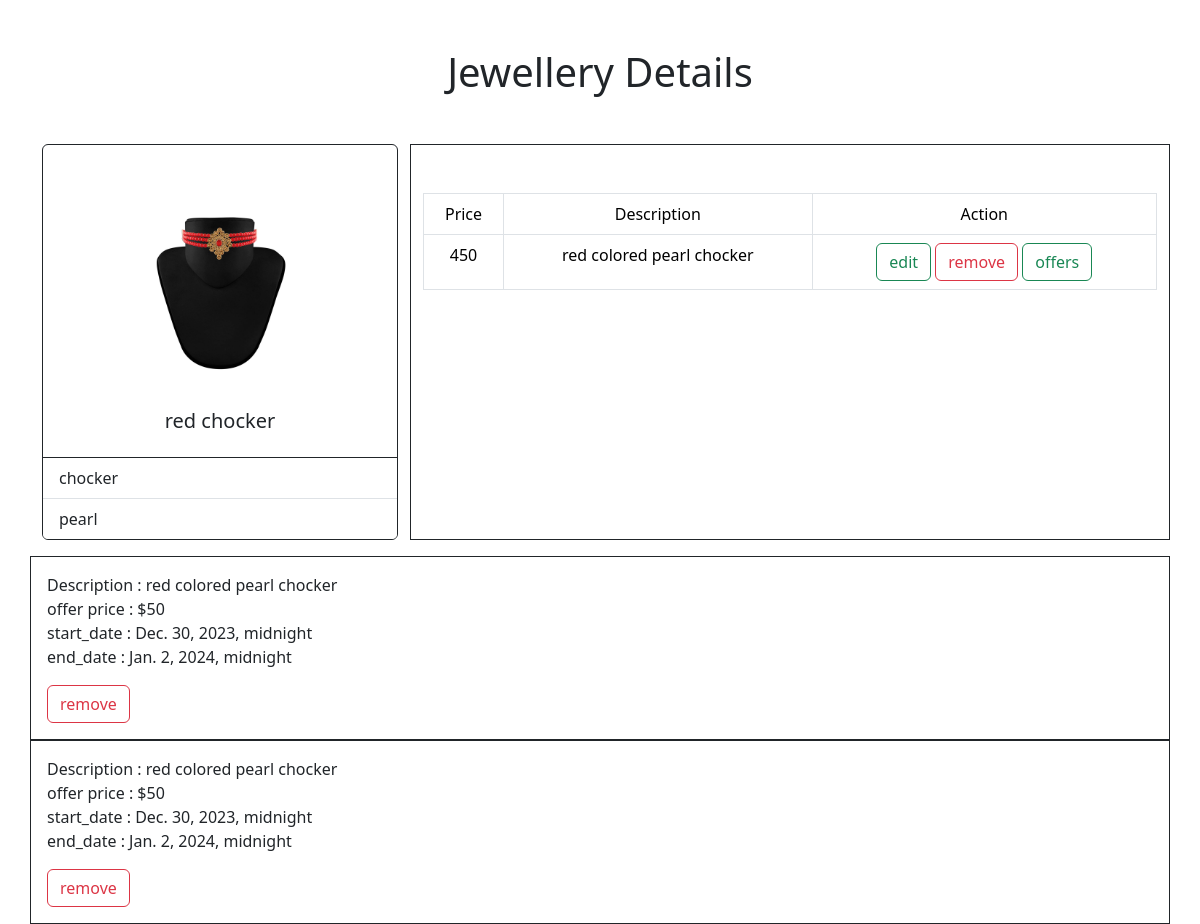
/jewellery/3 (signed in), run on the app's committed database.
### styleshines/models.py (models this page shows, shortened)
class Jewellery(models.Model):
    category=models.ForeignKey(Category,on_delete=models.CASCADE)
    name=models.CharField(max_length=200)
    options=(
        ('gold','gold'),
        ('rose gold ','rose gold'),
        ('white gold','white gold'),
        ('silver','silver'),
        ('oxidized silver','oxidized silver'),
        ('german silver','german silver'),
        ('pearl','pearl')
    )
    type=models.CharField(max_length=200,choices=options,default="gold")
    image=models.ImageField(upload_to='images')

class Category(models.Model):
    category=models.CharField(max_length=200,unique=True)
    is_active=models.BooleanField(default=True)
    def __str__(self):
        return self.category

class JewelleryVarients(models.Model):
    jewel=models.ForeignKey(Jewellery,on_delete=models.CASCADE)
    price=models.PositiveIntegerField()
    description=models.CharField(max_length=200)

class Offers(models.Model):
    jewel_varient=models.ForeignKey(JewelleryVarients,on_delete=models.CASCADE)
    discount_price=models.PositiveIntegerField()
    start_date=models.DateTimeField()
    end_date=models.DateTimeField()

### styleshines/views.py (the view)
# urls.py: path('jewellery/<int:pk>',JewelleryDetailView.as_view(),name='jewellery-detail'),
@method_decorator(desc,name='dispatch')
class JewelleryDetailView(DetailView):
    template_name='styleshines/jewellery_detail.html'
    model=Jewellery
    context_object_name='jewellery'

### styleshines/views.py (called while the page is built)
def signin_required(fn):
    def wrapper(request,*args,**kwargs):
        if not request.user.is_authenticated:
            messages.error(request,'invalid session')
            return redirect('signin')
        else:
            return fn(request,*args,**kwargs)
    return wrapper

def is_admin(fn):
    def wrapper(request,*args,**kwargs):
        if not request.user.is_superuser:
            messages.error(request,'permission denied for current user!!!')
            return redirect('signin')
        else:
            return fn(request,*args,**kwargs)
    return wrapper

### styleshines/templates/styleshines/jewellery_detail.html (shortened to what this page needs)
<!DOCTYPE html>
<html lang="en">
<head>
    <link href="https://cdn.jsdelivr.net/npm/bootstrap@5.3.2/dist/css/bootstrap.min.css" rel="stylesheet">
</head>
<body>
    <div class="container mt-5 ">
        <h1 class="text text-center mb-5">Jewellery Details</h1>
        <div class="row">
            <div class="col-4">
                <div class="card border-dark" style="width:100%">
                    <img src="{{jewellery.image.url}}" class="card-img-top mt-5" alt="..." height="200px" width="100px" style="object-fit: contain;">
                    <div class="card-body">
                      <h5 class="card-title text-center">{{jewellery.name}}</h5>
                    </div>
                    <ul class="list-group list-group-flush ">
                      <li class="list-group-item">{{jewellery.category}}</li>
                      <li class="list-group-item">{{jewellery.type}}</li>
                    </ul>
                  </div>
            </div>
            <div class="col-8 border border-dark">
               <table class="table table-bordered text-center mt-5">
                <tr>
                    <td>Price</td>
                    <td>Description</td>
                    <td>Action</td>
                </tr>
                <tr>
                {%for v in jewellery.jewelleryvarients_set.all%}
                <td>{{v.price}}</td>
                <td>{{v.description}}</td>
                      <td>
                          <a href="{%url 'jewellery-varient-change' v.id%}" class="btn btn-outline-success">edit</i></a>
                          <a href="{%url 'jewellery-varient-remove' v.id%}" class="btn btn-outline-danger">remove</i></a>
                          <a href="{%url 'offers-add' v.id%}" class="btn btn-outline-success">offers</a>
                      </td>
                    </tr>
                {%endfor%}
               </table>
            </div>
        </div>
        <div class="row mt-3">
          {%for v in jewellery.jewelleryvarients_set.all%}
            {%for o in v.offers_set.all%}
              <div class="border border-dark p-3">
                <div>
                  Description : {{o.jewel_varient.description}}
                </div>
                <div><span>offer price  : ${{o.discount_price}}</span></div>
                <div>start_date : {{o.start_date}}</div>
                <div>end_date : {{o.end_date}}</div>
                <a href="{%url 'offer-remove' o.id%}" class="btn btn-outline-danger mt-3">remove</a>
              </div>
            {%endfor%}
          {%endfor%}
      </div>
      </div>
</body>
</html>

### data on the page
Jewellery: image (picture), name "red chocker", category "chocker", type "pearl"
JewelleryVarients: price "450", description "red colored pearl chocker"
Offers: jewel_varient.description "red colored pearl chocker", discount_price "50", start_date "Dec. 30, 2023, midnight", end_date "Jan. 2, 2024, midnight"
Offers: jewel_varient.description "red colored pearl chocker", discount_price "50", start_date "Dec. 30, 2023, midnight", end_date "Jan. 2, 2024, midnight"
